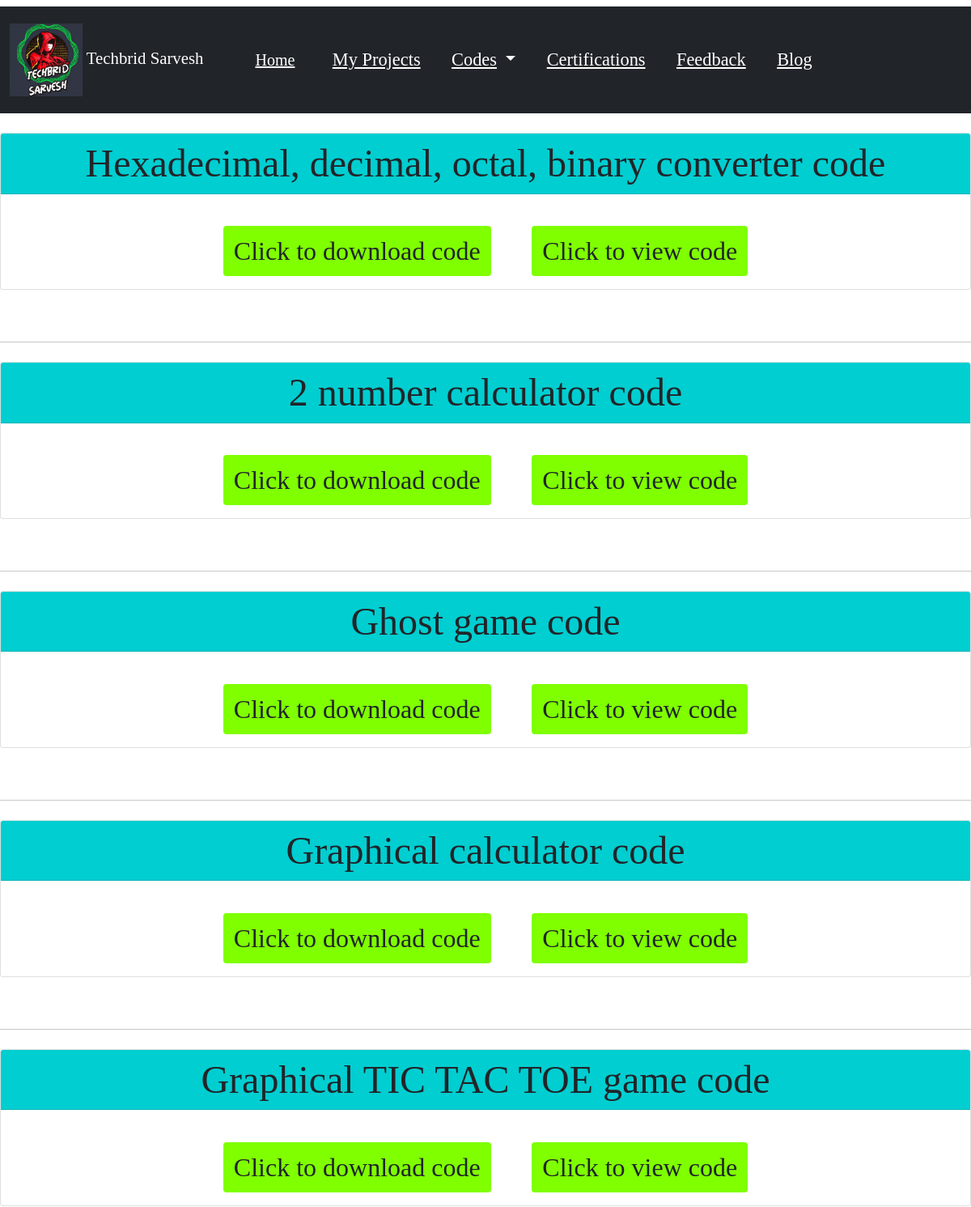
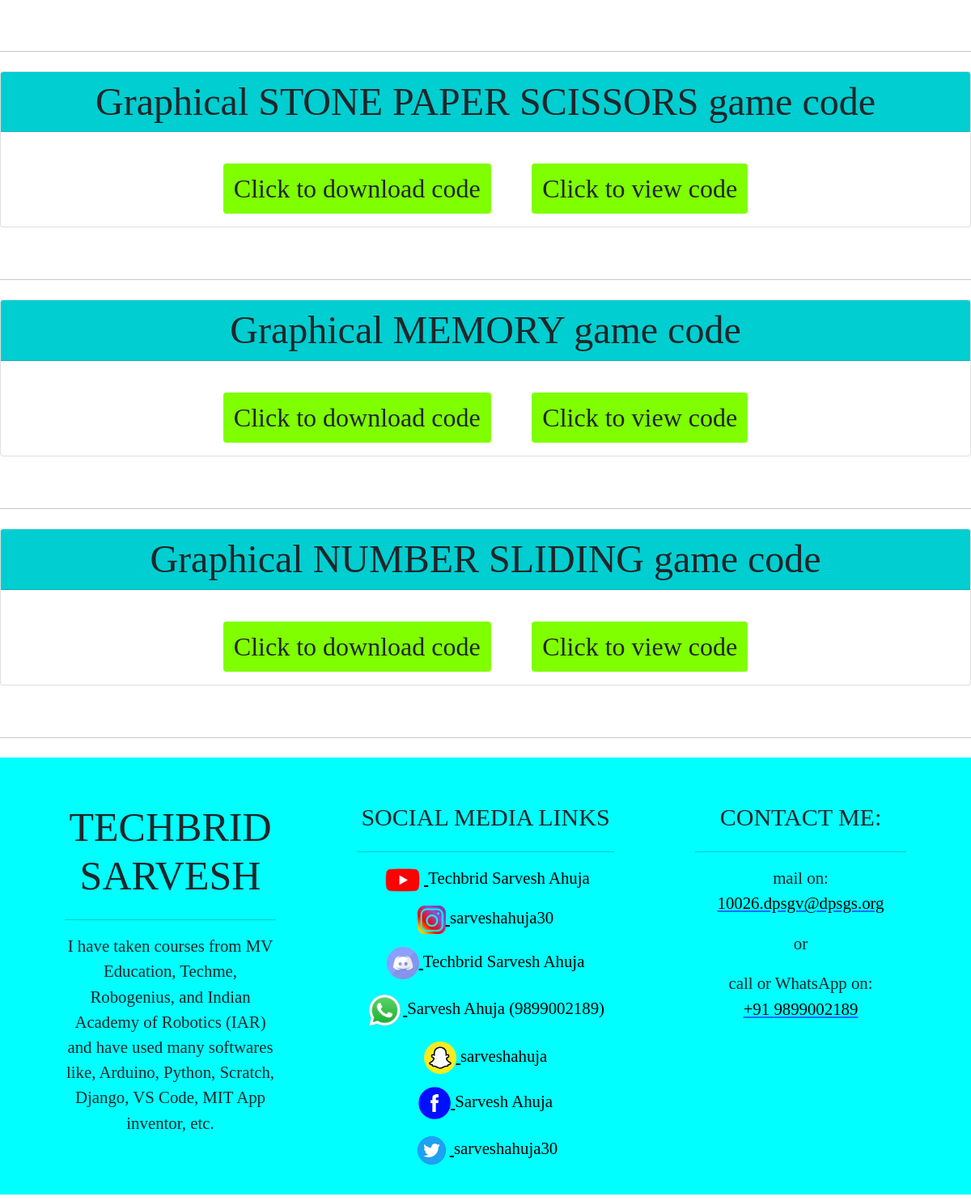
Page /python_projects_codes/ on the committed database (2 pictures, top to bottom).
### app/models.py (models this page shows, shortened)
class site(models.Model):
    site_name=models.CharField(max_length=200, null=True)
    site_short_name=models.CharField(max_length=200, null=True)
    site_logo=models.ImageField(upload_to='static')
    site_description=models.TextField(max_length=1000, null=True)
    site_description_footer=models.TextField(max_length=1000, null=True)
    site_mail=models.CharField(max_length=200, null=True)
    site_phone=models.CharField(max_length=200, null=True)

class python_code(models.Model):
    name=models.CharField(max_length=200, null=True)
    link=models.CharField(max_length=300, null=True)
    code=models.TextField(max_length=100000, null=True)

class social_media_link(models.Model):
    social_media_name=models.CharField(max_length=200, null=True)
    social_media_link=models.CharField(max_length=200, null=True)
    social_media_username=models.CharField(max_length=200, null=True)
    social_media_logo=models.ImageField(upload_to='static')
    height=models.CharField(max_length=200, null=True)
    width=models.CharField(max_length=200, null=True)

### mysite/views.py (the view)
# urls.py: path('python_projects_codes/', views.python_projects_codes, name="python_projects_codes"),
def python_projects_codes(request):
    Codes=python_code.objects.all()
    Social=social_media_link.objects.all()
    Details=site.objects.all()
    context={"Details": Details, "Social": Social, "Codes": Codes}
    return render(request, "python_projects_codes.html", context)

### mysite/templates/python_projects_codes.html (shortened to what this page needs)
{% extends "basic.html" %}
{% block body %}
<div id="main">
  {% for a in Codes %}
  <div class="card" style="margin-top: 2%; margin-bottom: 2%; text-align: center; font-family: Kristen ITC;">
    <h5 class="card-header" style="font-size: 300%; background-color: darkturquoise;">{{a.name}}</h5>
    <div class="card-body">
      <a href="{{a.link}}" target="_blank" class="btn" style="font-size: 200%; background-color: chartreuse; margin-right: 2%; margin-top: 2%;">Click to download code</a>
      <a href="{% url 'view_python_codes' a.id %}"  class="btn" style="font-size: 200%; background-color: chartreuse; margin-left: 2%; margin-top: 2%;">Click to view code</a>
    </div>
  </div>
  <br><hr>
  {% endfor %}
</div>
{% endblock %}

### mysite/templates/basic.html (shortened to what this page needs)
{% load static %}
<!doctype html>
<html lang="en">
  <head>
    <link href="https://cdn.jsdelivr.net/npm/bootstrap@5.0.1/dist/css/bootstrap.min.css" rel="stylesheet">
  </head>
  <body>
  <body>
  </body>
    <nav class="navbar navbar-expand-lg navbar-dark bg-dark mt-2" style="font-family: Kristen ITC; margin-bottom: 2%;">
      <nav class="navbar navbar-dark bg-dark">
        <div class="container-fluid">
          <a class="navbar-brand" href="{% url 'index' %}" style="font-size: 130%;">
            {% for a in Details %}
            <img src="/media/{{a.site_logo}}" alt="logo" width="90" height="90" class="d-inline-block align-text-center">
            {{a.site_name}}
            {% endfor %}
          </a>
        </div>
      </nav>
      <div class="container-fluid" style="margin-left: 2%; font-size: 140%;">
        <a class="navbar-brand" href="{% url 'index' %}"><u>Home</u></a>
        <div class="collapse navbar-collapse" id="navbarSupportedContent">
          <ul class="navbar-nav me-auto mb-2 mb-lg-0">
            <li class="nav-item">
              <a class="nav-link active" aria-current="page" href="{% url 'my_projects' %}"><u>My Projects</u></a>
            </li>
            <li class="nav-item dropdown">
              <a class="nav-link active dropdown-toggle" href="#" id="navbarDropdown" role="button" data-bs-toggle="dropdown" aria-expanded="false">
                <u>Codes</u>
              </a>
            </li>
            <li class="nav-item">
              <a class="nav-link active" href="{% url 'certifications' %}"><u>Certifications</u></a>
            </li>
            <li class="nav-item">
              <a class="nav-link active" href="{% url 'feedback' %}"><u>Feedback</u></a>
            </li>
            <li class="nav-item">
              <a class="nav-link active" href="{% url 'blog' %}"><u>Blog</u></a>
            </li>
          </ul>
        </div>
      </div>
    </nav>
    {% block body %} {% endblock %}
<div class="footer mb-2" style="margin-top: 2%;">
<footer class="page-footer font-small mdb-color pt-4">
  <div class="container text-center text-md-left">
    <div class="row text-center text-md-left mt-3 pb-3">
      <div class="col-md-3 col-lg-3 col-xl-3 mx-auto mt-3">
        {% for a in Details %}
        <h6 class="text-uppercase mb-4 font-weight-bold" style="font-size: 50px; font-family: Kristen ITC;">{{a.site_name}}</h6>
        <hr>
        <p style="font-size: 130%; font-family: Kristen ITC;">{{a.site_description_footer}}</p>
        {% endfor %}
      </div>
      <div class="col-md-3 col-lg-2 col-xl-2 mx-auto mt-3" style="width: 30%;">
        <h6 class="text-uppercase mb-4 font-weight-bold" style="font-size: 30px; font-family: Kristen ITC;">Social media links</h6>
        <hr>
        {% for a in Social %}
        <p style="font-size: 130%; font-family: Kristen ITC;">
          <a href="{{a.social_media_link}}"  target="_blank" style="color: black;">
          <img src="/media/{{a.social_media_logo}}" height="{{a.height}}" width="{{a.width}}">
          <label>{{a.social_media_username}}</label>
        </a>
        </p>
        {% endfor %}
      </div>
      <div class="col-md-4 col-lg-3 col-xl-3 mx-auto mt-3">
        <h6 class="text-uppercase mb-4 font-weight-bold" style="font-size: 30px; font-family: Kristen ITC;">Contact me:</h6>
        <hr>
        {% for a in Details %}
        <p style="font-size: 130%; font-family: Kristen ITC; margin-bottom: 7%;">
          mail on:
          <a href="mailto:{{a.site_mail}}"><font color="black">{{a.site_mail}}</font></a></p>
          <p style="font-size: 130%; font-family: Kristen ITC; margin-bottom: 7%;">or</p>
        <p style="font-size: 130%; font-family: Kristen ITC; margin-top: 7%;">
          call or WhatsApp on: <br>
          <a href="https://wa.me/+91{{a.site_phone}}" target="_blank"><font color="black">+91 {{a.site_phone}}</font></a></p>
        {% endfor %}
      </div>
    </div>
  </div>
</footer>
</div>
  </body>
</html>

### mysite/templates/basic.html (style rules this page uses)
.footer { background-color: aqua; }

### rows in the picture
site: site_logo (picture), site_name "Techbrid Sarvesh", site_name "TECHBRID SARVESH", site_description_footer "I have taken courses from MV Education, Techme, Robogenius, and Indian Academy of Robotics (IAR) and have used many softwares like, Arduino, Python, Scratch, Django, VS Code, MIT App inventor, etc.", site_mail "10026.dpsgv@dpsgs.org", site_phone "9899002189"
python_code: name "Hexadecimal, decimal, octal, binary converter code"
python_code: name "2 number calculator code"
python_code: name "Ghost game code"
python_code: name "Graphical calculator code"
python_code: name "Graphical TIC TAC TOE game code"
python_code: name "Graphical STONE PAPER SCISSORS game code"
python_code: name "Graphical MEMORY game code"
python_code: name "Graphical NUMBER SLIDING game code"
social_media_link: social_media_logo (picture), social_media_username "Techbrid Sarvesh Ahuja"
social_media_link: social_media_logo (picture), social_media_username "sarveshahuja30"
social_media_link: social_media_logo (picture), social_media_username "Techbrid Sarvesh Ahuja"
social_media_link: social_media_logo (picture), social_media_username "Sarvesh Ahuja (9899002189)"
social_media_link: social_media_logo (picture), social_media_username "sarveshahuja"
social_media_link: social_media_logo (picture), social_media_username "Sarvesh Ahuja"
social_media_link: social_media_logo (picture), social_media_username "sarveshahuja30"
